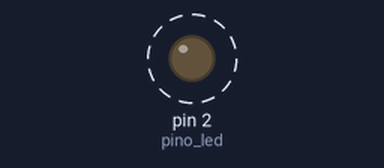
This sketch was run on a simulated Arduino Uno, built with avr-gcc and run on an emulated ATmega328P. On the bench: output pins drawn as LEDs (lit = HIGH). Dashed ring = blinking.

Above: at 0.3 s.
Timing chart, 0 to 3.0 s (numbered marks = the images above):
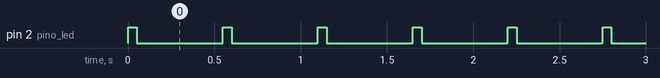

Measured:
- by itself, pin 2 (pino_led): alternates HIGH for 0.05 s and LOW for 0.50 s

The sketch:

2024_02_28_Lucivaldo_Junior.ino
```cpp
/*

Lucivaldo dos Santos Mielo Junior RA:220020411
Pisca o LED Azul da placa (pino 2)
*/
const int pino_led = 2; //pino onde o LED está conectado
void setup() {
  // configura o pino com o LED como saída
  pinMode(pino_led, OUTPUT); //pino 13
}

void loop() {
  digitalWrite(pino_led, HIGH); //acende o LED
  delay(50); // aguarda 1 segundo
  digitalWrite(pino_led, LOW); //apaga o LED
  delay(500);
}
```
